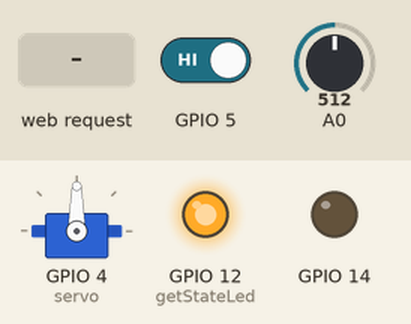
Simulated run of this sketch. Board: ESP8266 (NodeMCU). On the bench: servo, output pins drawn as LEDs (lit = HIGH). Dashed ring = blinking. The inputs (shaded band) are chosen by the test bench; at power-on: GPIO 5 HIGH, A0 = 512. WiFi joins after 1.5 s; servers stay silent unless stated; what the sketch prints to the serial monitor is not drawn.

Above: at 2.7 s.
2.8 s: GPIO 5 driven LOW
At 2.97 s:
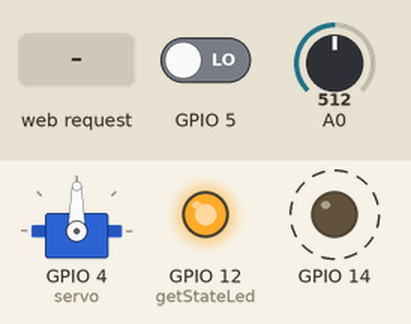
5.8 s: A0 set to 590
8.8 s: A0 set to 610
At 10.8 s:
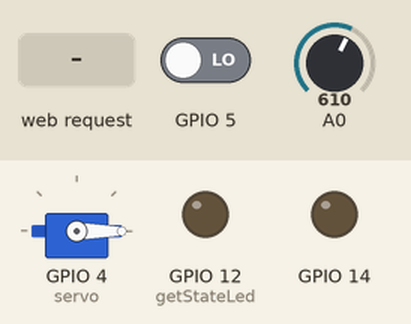
11.8 s: A0 set to 511
At 14.75 s:
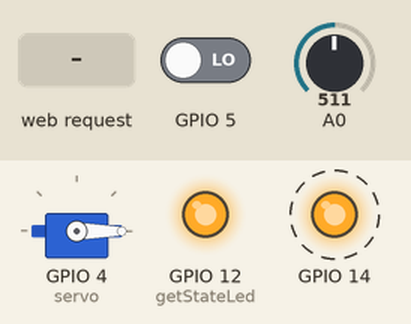
14.8 s: HTTP request GET /open-tap received
At 15.3 s:
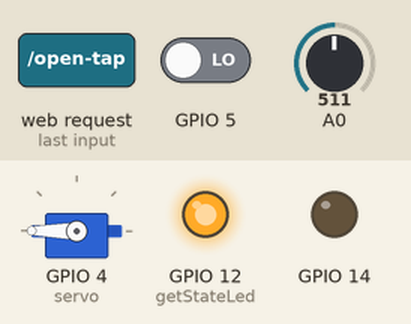
17.8 s: HTTP request GET /change-led received
At 18.01 s:
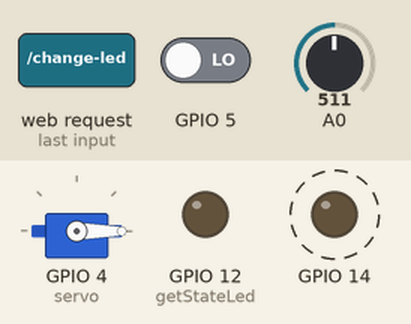
Timing chart, 0 to 21.8 s (numbered marks = the images above; inputs shaded):
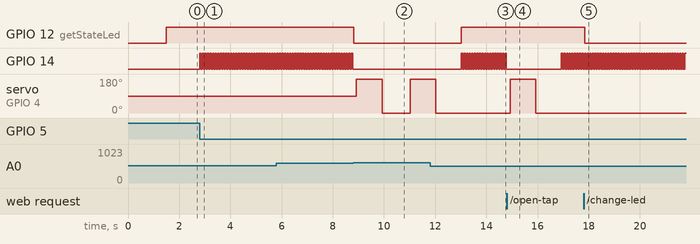

The sketch:

asm.ino
```cpp
#include <ESP8266WiFi.h>
#include <ESP8266WebServer.h>
#include <WebSocketsServer.h>
#include <Servo.h>
#include <FirebaseESP8266.h>


ESP8266WebServer server;
WebSocketsServer webSocket = WebSocketsServer(81);

Servo servo;

FirebaseData firebaseData;

#define FIREBASE_KEY "ZFiASLVIt2fEMHnh3oJmyuhDxhf1Z7msGL2vYPQQ"
#define FIREBASE_HOST "https://asm2-76e0d.firebaseio.com/"

char* ssid = "Pika True";
char* password = "sapa123lc";


char webpage[] PROGMEM = R"=====(
<html>
<head>
</head>
<script>
  var Socket;
  function init(){
    Socket = new WebSocket('ws://' + window.location.hostname + ':81/');
    Socket.onmessage = function(event){
      console.log(event);
      console.log(event.data);
       document.querySelector("#waterSensor").innerHTML = ""+event.data;
    }
  }
document.addEventListener("DOMContentLoaded",() => {
  document.querySelectorAll('.btn').forEach(button => {
    button.onclick = function(){
      const url = button.dataset.url;
      const request = new XMLHttpRequest();
      request.open('GET', url);
      request.onload = () => {
        button.parentNode.querySelector('span').innerHTML = request.responseText;
      }
      request.send();
      }
     return false;
});
});
</script>
<body onload = "javascript:init()">
<div>
<button class="btn" data-url="/change-led">
Chage state led
</button>
<p>LED state:<span>ON</span></p>
</div>
</hr>
</br>
</br>
<div>
<button class = "btn" data-url="/change-vol">
Chage state volumn
</button>
<p>Volumn state:<span>ON</span> </p>
</div>
</hr>
</br>
</br>
<div>
<button class = "btn" data-url="/open-tap">
Open the tap
</button>
<span></span>
</div>
</hr>
</br>
</br>
<div>
<button class = "btn" data-url="/change-servo">
Change system state
</button>
<p>System state:<span>ON</span> </p>
</div>
</hr>
</br>
</br>
<p>Amount of water remaining:
<p id="waterSensor">1</p>
</body>
</html>
)=====";


bool status_led = true;
bool status_vol = true;
bool status_servo= true;

void setup() {
  pinMode(5, INPUT);
  servo.attach(4);
  Serial.begin(115200);
  pinMode(14,OUTPUT);
  pinMode(12, OUTPUT);
  WiFi.begin(ssid, password);
  Serial.print("Connecting to Wi-Fi: ");
  while(WiFi.status() != WL_CONNECTED){
    Serial.print(".");
    delay(300);
    }
   Serial.println();
   Serial.print("Connected with IP: ");
   Serial.println(WiFi.localIP());
   Serial.println();

 server.on("/",[](){
    server.send_P(200, "text/html", webpage);
  });
  server.on("/change-led", getStateLed);
  server.on("/change-vol", getStateVol);
  server.on("/open-tap", openTap);
  server.on("/change-servo", changeServo);
  server.begin();
  webSocket.begin();

  Firebase.begin(FIREBASE_HOST, FIREBASE_KEY);
  Firebase.reconnectWiFi(true);

}

void loop() {
    unsigned long time;
    time = millis();

    String ts = String(time);
     webSocket.loop();
     server.handleClient();
    int waterSensor = analogRead(A0);
    int sensorValue = digitalRead(5);


    if(status_servo == false){
      digitalWrite(12,0);
      digitalWrite(14,0);

    }else{
    if(waterSensor > 600){
      digitalWrite(12,0);
      if(sensorValue == 0){
        delay(100);
        servo.write(180);
        delay(1000);
//        Firebase.setInt(firebaseData, "/"+ts+"-hand", sensorValue);
      }
        servo.write(0);
        delay(1000);
      }else{
        if(status_led){
            digitalWrite(12,1);
          }
       if(sensorValue == 0 ){
          if(status_vol){
          digitalWrite(14,1);
          delay(50);
        }
        digitalWrite(14,0);
        delay(50);
       }
     }
    }
//    Firebase.setInt(firebaseData, "/"+ts, waterSensor);

    String s="";
    s += waterSensor;
    char ct[5];
    s.toCharArray(ct,5);
    webSocket.broadcastTXT(ct, sizeof(ct));
}


void getStateLed(){
  if(!status_servo){
    server.sendHeader("Access-Control-Allow-Origin", "*");
    server.send(200, "text/plain", "System is OFF");
    }else{
  changeLED();
  String led_state = digitalRead(12) ? "ON" : "OFF";
  if(led_state == "OFF"){
    status_led = false;
    }else{
      status_led = true;}
  server.sendHeader("Access-Control-Allow-Origin", "*");
  server.send(200, "text/plain", led_state);
    }
}

void changeLED(){
  digitalWrite(12, !digitalRead(12));
}


void getStateVol(){
  if(!status_servo){
    server.sendHeader("Access-Control-Allow-Origin", "*");
    server.send(200, "text/plain", "System is OFF");
    }else{
  if(status_vol){
    status_vol = false;
    }else{
      status_vol = true;}
  String vol_state = status_vol ? "ON" : "OFF";
  server.sendHeader("Access-Control-Allow-Origin", "*");
  server.send(200, "text/plain", vol_state);
    }
  }
void openTap(){
  if(!status_servo){
    server.sendHeader("Access-Control-Allow-Origin", "*");
    server.send(200, "text/plain", "System is OFF");
    }else{
  delay(100);
  servo.write(180);
  delay(1000);
  servo.write(0);
  delay(1000);
  server.sendHeader("Access-Control-Allow-Origin", "*");
  server.send(200, "text/plain", "");
    }
  }

void changeServo(){
  if(status_servo){
    status_servo = false;
    }else{
      status_servo = true;}
  String servo_state = status_servo ? "ON" : "OFF";
  server.sendHeader("Access-Control-Allow-Origin", "*");
  server.send(200, "text/plain", servo_state);
  }
```

Measured:
- the behaviour switches between 600 and 601 on A0 (found by bisection; images 1 and 2)
- after the input at 2.8 s, GPIO 14: alternates HIGH for 0.05 s and LOW for 0.05 s, starting at once
- after the input at 8.8 s, GPIO 12 (getStateLed): HIGH → LOW at once; GPIO 14: stops changing and stays LOW; servo on GPIO 4 (servo): 90° → 180° after 0.12 s, → 0° 1.0 s later, → 180° 1.1 s later
- after the input at 11.8 s, GPIO 12 (getStateLed): LOW → HIGH after 1.2 s; GPIO 14: alternates HIGH for 0.05 s and LOW for 0.05 s, starting after 1.2 s; servo on GPIO 4 (servo): goes on until 12.0 s, then stays 0°
- after the input at 14.8 s, servo on GPIO 4 (servo): 0° → 180° after 0.13 s, → 0° 1.0 s later
- after the input at 17.8 s, GPIO 12 (getStateLed): HIGH → LOW at once
